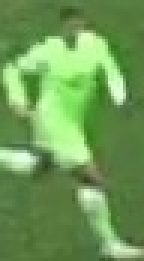
#> input picture cropped_images/player_2.jpg, 48 x 87 px, found by its file name (shown 3 times larger)
$ jupyter execute color_assignment.ipynb   (shell and % lines are left out)
#> lines starting #> are read from the running program, lines starting #| are printed output that depends on the picture; long printed decimals are rounded
[cell 1]
import cv2
import matplotlib.pyplot as plt
import numpy as np
from sklearn.cluster import KMeans

[cell 2]
image_path = "C:\\Users\\arpit\\OneDrive\\Desktop\\Football_Analysis\\cropped_images\\player_2.jpg"

[cell 3]
img = cv2.imread(image_path)
#> img is the input picture: shape (87, 48, 3); mean B, G, R 86.2, 154.3, 110.1

[cell 4]
plt.imshow(img)

[cell 5]
image = cv2.cvtColor(img, cv2.COLOR_BGR2RGB)

[cell 6]
plt.imshow(image)

# Take Top Half of the Image

[cell 7]
top_half_image = image[0: int(image.shape[0] / 2), :]
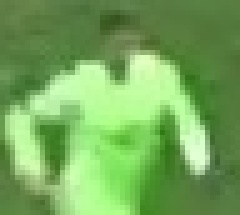
#> top_half_image: shape (43, 48, 3) (shown 5 times larger); mean R, G, B 116.8, 168.5, 90.9
plt.imshow(top_half_image)

# Cluster the image into 2 clusters

[cell 8]
## reshaping the image into 2d array of pixels

image_2d = top_half_image.reshape(-1,3)
#> image_2d = 2064 rows, first 8: [98, 127, 71], [96, 125, 69], [98, 127, 71], [101, 130, 74], [101, 130, 72], [102, 131, 73], [104, 135, 76], [105, 136, 77]

[cell 9]
kmeans = KMeans(n_clusters=2, random_state=0)

kmeans.fit(image_2d)

[cell 10]
labels = kmeans.labels_

[cell 11]
labels

[cell 12]
clustered_image = labels.reshape(top_half_image.shape[0],top_half_image.shape[1])
plt.imshow(clustered_image, cmap='YlOrBr')
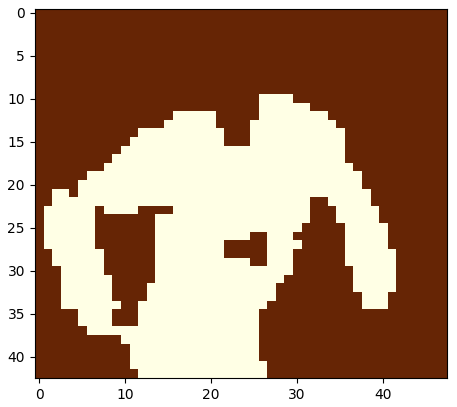
#> figure drawn by matplotlib, 1 panel

[cell 13]
corner_clusters = [clustered_image[0,0], clustered_image[0,-1], clustered_image[-1,0], clustered_image[-1,-1]]
#> corner_clusters = [1, 1, 1, 1]

[cell 14]
non_player_clusters = max(set(corner_clusters), key=corner_clusters.count)
#> non_player_clusters = 1
print("Non-player clusters:", non_player_clusters)
#| Non-player clusters: 1

player_cluster = 1 - non_player_clusters
#> player_cluster = 0
print("Player cluster:", player_cluster)
#| Player cluster: 0

[cell 15]
kmeans.cluster_centers_[player_cluster]
#> Out = [171, 235.4, 142.4]

[cell 16]
kmeans.cluster_centers_[non_player_clusters]
#> Out = [86.22, 130.7, 61.85]

[cell 17]
print("Player Colors:", kmeans.cluster_centers_[player_cluster])
#| Player Colors: [171.         235.384 142.377]
print("Player Cluster:", player_cluster)
#| Player Cluster: 0
print()
print("Non-Player Colors:", kmeans.cluster_centers_[non_player_clusters])
#| Non-Player Colors: [ 86.222 130.662  61.853]
print("Non-Player Cluster:", non_player_clusters)
#| Non-Player Cluster: 1
